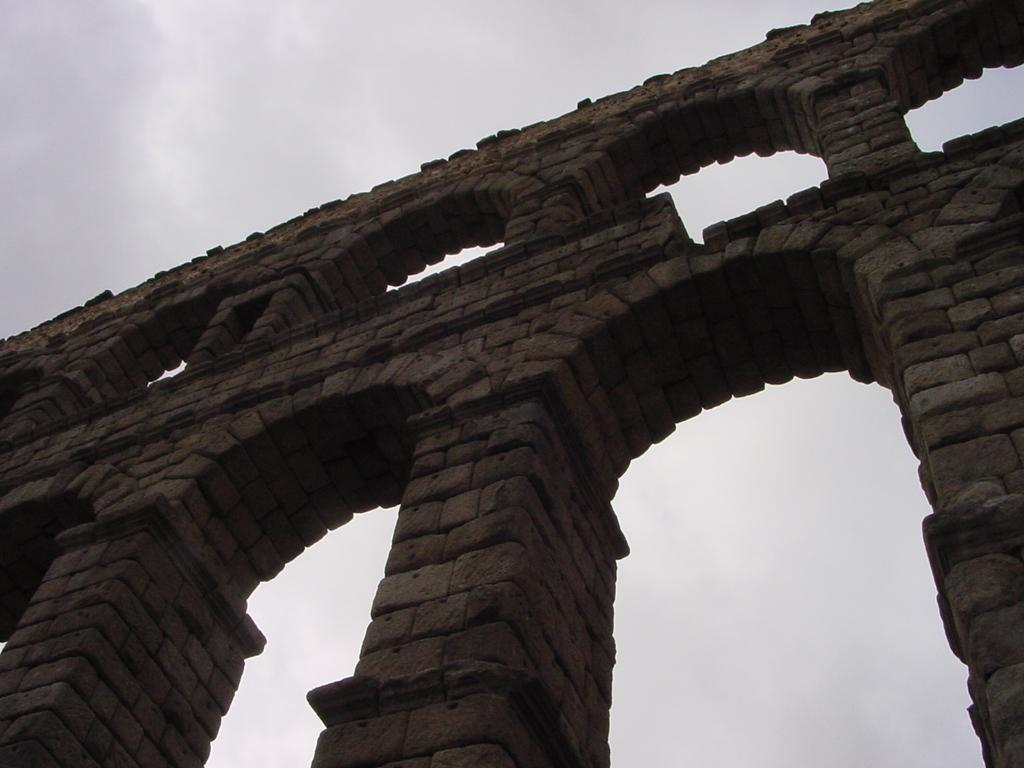
#> input picture Assignment 4/Datasets/aqueduct, industrial_area, patio data sets/test/aqueduct/sun_aafdrgvvhkarrjfw.jpg, 1024 x 768 px, found by its file name; its folder holds only this picture in this run
$ jupyter execute --allow-errors 3.BOVW.ipynb   (older library calls are emulated)
#> lines starting #> are read from the running program, lines starting #| are printed output that depends on the picture
[cell 1]
import numpy as np
import matplotlib.pyplot as plt
from PIL import Image
import os

[cell 2]
def load_image_data(base_path, class_names, image_size=(64, 64)):
#> called with image_size = (64, 64)
    X = []
    y = []
    for label, class_name in enumerate(class_names):
        class_dir = os.path.join(base_path, class_name)
        image_files = os.listdir(class_dir)
        for file_name in image_files:
            file_path = os.path.join(class_dir, file_name)
            try:
                img = Image.open(file_path).convert('L')  # Grayscale
                # Use LANCZOS resampling (equivalent to ANTIALIAS)
                img_resized = img.resize(image_size, resample=Image.LANCZOS)
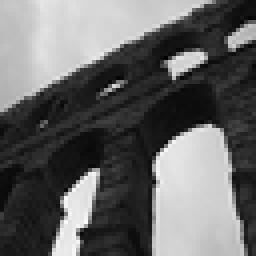
#> img_resized: PIL image 64x64 L (shown 4 times larger); min 2, max 253, mean 101.2
                img_array = np.array(img_resized).flatten()
#> img_array = 4096 values, max 253 at index 3541, min 2 at index 937, mean 101.2
                X.append(img_array)
                y.append(label)
            except Exception as e:
                print(f"Error loading image {file_path}: {e}")
    X = np.array(X)
    y = np.array(y)
    return X, y
